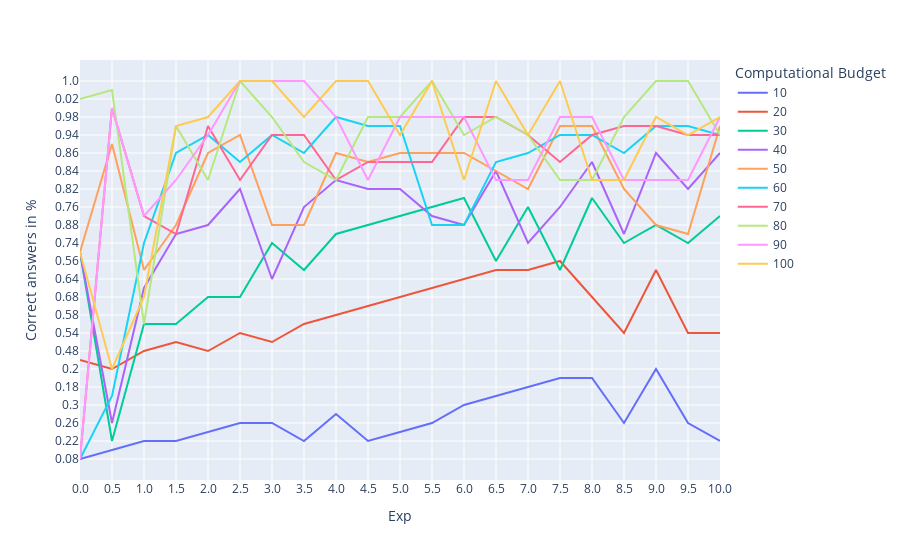

Source (notebook cell):
### Code cell
fig = px.line(df, x="Exp", y="Correct answers in %", color='Computational Budget')
fig.show()

### Figure 1 — Plotly figure (JSON) as saved in the notebook; plotly's stock layout.template omitted (floating-point values rounded to 4 significant figures)
{"data": [{"hovertemplate": "Computational Budget=10<br>Exp=%{x}<br>Correct answers in %=%{y}<extra></extra>", "legendgroup": "10", "line": {"color": "#636efa", "dash": "solid"}, "marker": {"symbol": "circle"}, "mode": "lines", "name": "10", "orientation": "v", "showlegend": true, "type": "scatter", "x": ["0.0", "0.5", "1.0", "1.5", "2.0", "2.5", "3.0", "3.5", "4.0", "4.5", "5.0", "5.5", "6.0", "6.5", "7.0", "7.5", "8.0", "8.5", "9.0", "9.5", "10.0"], "xaxis": "x", "y": ["0.08", "0.14", "0.22", "0.22", "0.34", "0.26", "0.26", "0.22", "0.16", "0.22", "0.34", "0.26", "0.3", "0.28", "0.18", "0.24", "0.24", "0.26", "0.2", "0.26", "0.22"], "yaxis": "y"}, {"hovertemplate": "Computational Budget=20<br>Exp=%{x}<br>Correct answers in %=%{y}<extra></extra>", "legendgroup": "20", "line": {"color": "#EF553B", "dash": "solid"}, "marker": {"symbol": "circle"}, "mode": "lines", "name": "20", "orientation": "v", "showlegend": true, "type": "scatter", "x": ["0.0", "0.5", "1.0", "1.5", "2.0", "2.5", "3.0", "3.5", "4.0", "4.5", "5.0", "5.5", "6.0", "6.5", "7.0", "7.5", "8.0", "8.5", "9.0", "9.5", "10.0"], "xaxis": "x", "y": ["0.06", "0.2", "0.48", "0.62", "0.48", "0.54", "0.62", "0.7", "0.58", "0.52", "0.68", "0.6", "0.64", "0.66", "0.66", "0.56", "0.68", "0.54", "0.66", "0.54", "0.54"], "yaxis": "y"}, {"hovertemplate": "Computational Budget=30<br>Exp=%{x}<br>Correct answers in %=%{y}<extra></extra>", "legendgroup": "30", "line": {"color": "#00cc96", "dash": "solid"}, "marker": {"symbol": "circle"}, "mode": "lines", "name": "30", "orientation": "v", "showlegend": true, "type": "scatter", "x": ["0.0", "0.5", "1.0", "1.5", "2.0", "2.5", "3.0", "3.5", "4.0", "4.5", "5.0", "5.5", "6.0", "6.5", "7.0", "7.5", "8.0", "8.5", "9.0", "9.5", "10.0"], "xaxis": "x", "y": ["0.12", "0.22", "0.7", "0.7", "0.68", "0.68", "0.74", "0.66", "0.8", "0.88", "0.78", "0.76", "0.72", "0.56", "0.76", "0.66", "0.72", "0.74", "0.88", "0.74", "0.78"], "yaxis": "y"}, {"hovertemplate": "Computational Budget=40<br>Exp=%{x}<br>Correct answers in %=%{y}<extra></extra>", "legendgroup": "40", "line": {"color": "#ab63fa", "dash": "solid"}, "marker": {"symbol": "circle"}, "mode": "lines", "name": "40", "orientation": "v", "showlegend": true, "type": "scatter", "x": ["0.0", "0.5", "1.0", "1.5", "2.0", "2.5", "3.0", "3.5", "4.0", "4.5", "5.0", "5.5", "6.0", "6.5", "7.0", "7.5", "8.0", "8.5", "9.0", "9.5", "10.0"], "xaxis": "x", "y": ["0.12", "0.26", "0.6", "0.8", "0.88", "0.82", "0.64", "0.76", "0.96", "0.82", "0.82", "0.78", "0.88", "0.84", "0.74", "0.76", "0.9", "0.8", "0.86", "0.82", "0.86"], "yaxis": "y"}, {"hovertemplate": "Computational Budget=50<br>Exp=%{x}<br>Correct answers in %=%{y}<extra></extra>", "legendgroup": "50", "line": {"color": "#FFA15A", "dash": "solid"}, "marker": {"symbol": "circle"}, "mode": "lines", "name": "50", "orientation": "v", "showlegend": true, "type": "scatter", "x": ["0.0", "0.5", "1.0", "1.5", "2.0", "2.5", "3.0", "3.5", "4.0", "4.5", "5.0", "5.5", "6.0", "6.5", "7.0", "7.5", "8.0", "8.5", "9.0", "9.5", "10.0"], "xaxis": "x", "y": ["0.12", "0.4", "0.66", "0.88", "0.86", "0.94", "0.88", "0.88", "0.86", "0.9", "0.86", "0.86", "0.86", "0.84", "0.82", "0.92", "0.92", "0.82", "0.88", "0.8", "0.92"], "yaxis": "y"}, {"hovertemplate": "Computational Budget=60<br>Exp=%{x}<br>Correct answers in %=%{y}<extra></extra>", "legendgroup": "60", "line": {"color": "#19d3f3", "dash": "solid"}, "marker": {"symbol": "circle"}, "mode": "lines", "name": "60", "orientation": "v", "showlegend": true, "type": "scatter", "x": ["0.0", "0.5", "1.0", "1.5", "2.0", "2.5", "3.0", "3.5", "4.0", "4.5", "5.0", "5.5", "6.0", "6.5", "7.0", "7.5", "8.0", "8.5", "9.0", "9.5", "10.0"], "xaxis": "x", "y": ["0.08", "0.28", "0.74", "0.86", "0.94", "0.9", "0.94", "0.86", "0.98", "0.92", "0.92", "0.88", "0.88", "0.9", "0.86", "0.94", "0.94", "0.86", "0.92", "0.92", "0.94"], "yaxis": "y"}, {"hovertemplate": "Computational Budget=70<br>Exp=%{x}<br>Correct answers in %=%{y}<extra></extra>", "legendgroup": "70", "line": {"color": "#FF6692", "dash": "solid"}, "marker": {"symbol": "circle"}, "mode": "lines", "name": "70", "orientation": "v", "showlegend": true, "type": "scatter", "x": ["0.0", "0.5", "1.0", "1.5", "2.0", "2.5", "3.0", "3.5", "4.0", "4.5", "5.0", "5.5", "6.0", "6.5", "7.0", "7.5", "8.0", "8.5", "9.0", "9.5", "10.0"], "xaxis": "x", "y": ["0.08", "0.36", "0.78", "0.8", "0.92", "0.96", "0.94", "0.94", "0.96", "0.9", "0.9", "0.9", "0.98", "0.98", "0.94", "0.9", "0.94", "0.92", "0.92", "0.94", "0.94"], "yaxis": "y"}, {"hovertemplate": "Computational Budget=80<br>Exp=%{x}<br>Correct answers in %=%{y}<extra></extra>", "legendgroup": "80", "line": {"color": "#B6E880", "dash": "solid"}, "marker": {"symbol": "circle"}, "mode": "lines", "name": "80", "orientation": "v", "showlegend": true, "type": "scatter", "x": ["0.0", "0.5", "1.0", "1.5", "2.0", "2.5", "3.0", "3.5", "4.0", "4.5", "5.0", "5.5", "6.0", "6.5", "7.0", "7.5", "8.0", "8.5", "9.0", "9.5", "10.0"], "xaxis": "x", "y": ["0.02", "0.46", "0.7", "0.92", "0.96", "1.0", "0.98", "0.9", "0.96", "0.98", "0.98", "1.0", "0.94", "0.98", "0.94", "0.96", "0.96", "0.98", "1.0", "1.0", "0.94"], "yaxis": "y"}, {"hovertemplate": "Computational Budget=90<br>Exp=%{x}<br>Correct answers in %=%{y}<extra></extra>", "legendgroup": "90", "line": {"color": "#FF97FF", "dash": "solid"}, "marker": {"symbol": "circle"}, "mode": "lines", "name": "90", "orientation": "v", "showlegend": true, "type": "scatter", "x": ["0.0", "0.5", "1.0", "1.5", "2.0", "2.5", "3.0", "3.5", "4.0", "4.5", "5.0", "5.5", "6.0", "6.5", "7.0", "7.5", "8.0", "8.5", "9.0", "9.5", "10.0"], "xaxis": "x", "y": ["0.08", "0.36", "0.78", "0.96", "0.94", "1.0", "1.0", "1.0", "0.98", "0.96", "0.98", "0.98", "0.98", "0.96", "0.96", "0.98", "0.98", "0.96", "0.96", "0.96", "0.98"], "yaxis": "y"}, {"hovertemplate": "Computational Budget=100<br>Exp=%{x}<br>Correct answers in %=%{y}<extra></extra>", "legendgroup": "100", "line": {"color": "#FECB52", "dash": "solid"}, "marker": {"symbol": "circle"}, "mode": "lines", "name": "100", "orientation": "v", "showlegend": true, "type": "scatter", "x": ["0.0", "0.5", "1.0", "1.5", "2.0", "2.5", "3.0", "3.5", "4.0", "4.5", "5.0", "5.5", "6.0", "6.5", "7.0", "7.5", "8.0", "8.5", "9.0", "9.5", "10.0"], "xaxis": "x", "y": ["0.12", "0.2", "0.68", "0.92", "0.98", "1.0", "1.0", "0.98", "1.0", "1.0", "0.94", "1.0", "0.96", "1.0", "0.94", "1.0", "0.96", "0.96", "0.98", "0.94", "0.98"], "yaxis": "y"}], "layout": {"autosize": true, "legend": {"title": {"text": "Computational Budget"}, "tracegroupgap": 0}, "margin": {"t": 60}, "xaxis": {"anchor": "y", "autorange": true, "domain": [0, 1], "range": [0, 20], "title": {"text": "Exp"}, "type": "category"}, "yaxis": {"anchor": "x", "autorange": true, "domain": [0, 1], "range": [-2.333, 44.33], "title": {"text": "Correct answers in %"}, "type": "category"}}}
